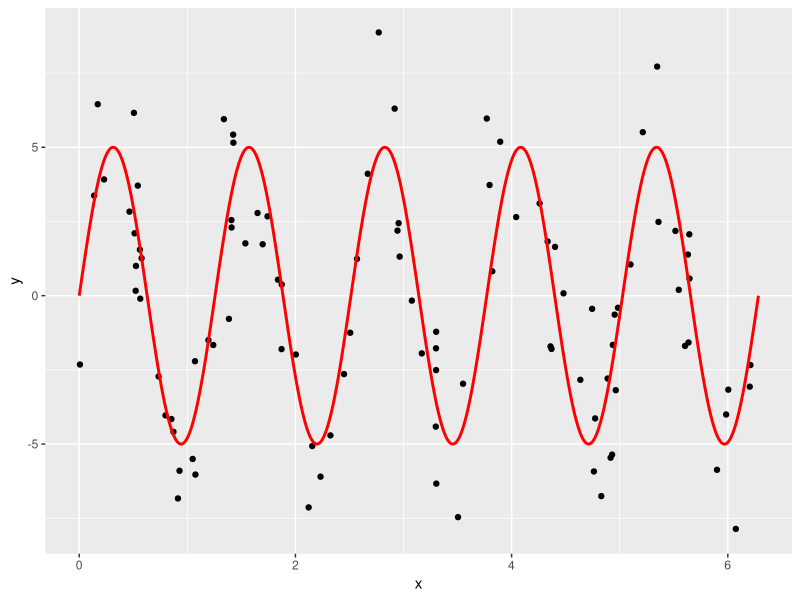

The R source for this figure: (Note: a time limit stopped this script after it produced the figure.)
# Setup -------------------------------------------------------------------
library(tidyverse)
library(broom)

# Let these be:
# -true function f(x) for a one-dimensional predictor x
# -the standard deviation of the true epsilon i.e. the noise
f <- function(x) {
  5*sin(5*x)
}
sigma <- 2

# This function generates a random sample. Random in terms of both
# -the predictor x
# -the amount of noise eps
generate_sample <- function(f, sample_size, sigma) {
  data_frame(
    x = runif(n = sample_size, min = 0, max = 2*pi),
    f_x = f(x),
    eps = rnorm(n = sample_size, mean = 0, sd = sigma),
    y = f_x + eps
  )
}

# Generate Training Data via Sampling -------------------------------------
# We observe points (x,y). Here we are pretending to know the exact break down 
# of y into f(x) and eps:
train_data <- generate_sample(f, sample_size = 100, sigma = sigma) %>%
  dplyr::select(x, y)

# The true model f(x) is in red:
ggplot(train_data, aes(x=x)) +
  geom_point(aes(y=y)) +
  stat_function(data=data_frame(x=c(0,2*pi)), aes(x=x), fun=f, col="red", n=1000, size=1)





# Compute MSE, Bias^2, Variance for Range of df --------------------------

# Number of simuations to average the behavior of f_hat = y_hat over
n_sim <- 1000
# Sample size of each training data
sample_size <- 200
# Value of x for test data
x0 <- 0.5
# Vector of different degrees of freedom to try:
df_vector <- c(3:99)

# Save values here:
MSE <- rep(0, length(df_vector)) 
bias_squared <- rep(0, length(df_vector))
variance <- rep(0, length(df_vector))

# Do your work here. You'll need a "pull back the curtain" moment at some point:

## outerloop for degrees of freedom 
for(j in 1:length(df_vector)) {
  predictions<-rep(0, n_sim)
  
  ##innerloop for n_sim # of simulations 
  for(i in 1:n_sim){

  # 1. Sample training data
  train_data <- generate_sample(f, sample_size = 100, sigma = sigma) %>%
    dplyr::select(x, y)
  
  # 2. "Sample" test data. In this case single point x0
  test_data <- data_frame(x=x0)
  
  # 3. Fit Model
  model <- smooth.spline(x=train_data$x, y=train_data$y, df=df_vector[j])
  
  # 4. Get predictions
  predictions[i] <- predict(model, x=test_data$x) %>%
    tbl_df() %>%
    .[["y"]]

  if(i %% 100 == 0){
    print(i)}
  
  ##output of inner for loop is giving us a set of predictions
}
##output of outer for loop is giving us the calculated MSE, Bias, Variance for each df

  # Generate truth: i.e. all components we really know, but pretend not to:
  set.seed(76)
  truth <- data_frame(
    x = rep(x0, n_sim),
    f_x = f(x),
    eps = rnorm(n = n_sim, mean = 0, sd = sigma),
    y = f_x + eps
  )

  # Add predictions
  truth <- truth %>%
    mutate(y_hat=predictions)
  
  ## assign MSE, Bias, and Variance calculations to vector 

      MSE[j]<- mean((truth$y-truth$y_hat)^2)
      bias_squared[j] <- mean((truth$f_x-truth$y_hat))^2
      variance[j] <- var(truth$y_hat)
      
}




# Create Data Frames -------------------------------------------------------
# Create results data frame based on previous results
results <- data_frame(
  df = df_vector,
  MSE = MSE,
  bias_squared = bias_squared,
  variance = variance
) 
# Convert to tidy data format (rows=observations, cols=variables) using
# tidyr::gather
results_tidy <- results %>% 
  tidyr::gather(type, value, -df)





# Plots -------------------------------------------------------

# Plot bias_squared vs variance (on log vs log scale)
bias_sq_vs_var_plot <- 
  ggplot(results, aes(x=bias_squared, y=variance)) +
  geom_text(aes(label=df)) +
  scale_y_log10() +
  scale_x_log10()
bias_sq_vs_var_plot
ggsave(file="bias_sq_vs_var.pdf", plot=bias_sq_vs_var_plot, width = 6, height=4)

# Plot MSE, bias_squared, variance
MSE_plot <- 
  ggplot(results_tidy, aes(x=df, y=value, col=type)) +
  geom_line()
MSE_plot
ggsave(file="MSE.pdf", plot=MSE_plot, width = 6, height=4)
